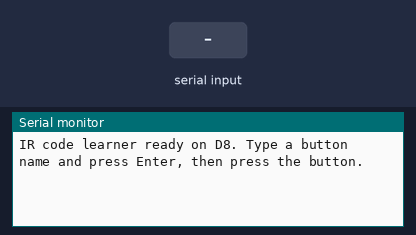
Recording of a sketch running on a simulated Arduino Uno, built with avr-gcc and run on an emulated ATmega328P. Shown: the last lines printed to the serial monitor. Inputs (shaded band) come from the test bench.

Above: at 1.2 s.
1.3 s: "1\n" received over Serial
At 2.5 s:
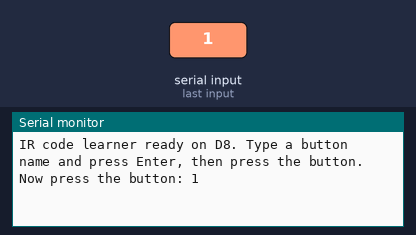
2.8 s: "0\n" received over Serial
At 3.8 s:
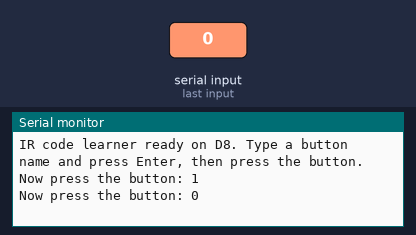

Measured:
- after the input at 1.3 s, the serial monitor: prints a new line at once (image 1)
- after the input at 2.8 s, the serial monitor: prints a new line at once (image 2)

The sketch:

IR_CODE_LEARNER.ino
```cpp
/*
  IR code learner: reads the buttons of an infrared remote control and prints their codes on the serial monitor,
  ready to be copied into a sketch that sends them (for replacing a projector's remote).

  Hardware (Mega 2560, Uno or Nano):
    IR receiver module, TSOP38238 or VS1838B (check the pin order on your part's data sheet; for both it is usually
    OUT, GND, VCC seen from the front):
      OUT -> D8
      GND -> GND
      VCC -> 5 V

  Library: IRremote (Arduino-IRremote), version 4.

  Use:
    1. Open the serial monitor at 115200 baud, with "Newline" as the line ending.
    2. Type the name of a button (for example POWER) and press Enter.
    3. Point the remote at the receiver from about 10 to 30 cm and press that button once.
    4. Check that two presses give the same code, then carry on with the next button.
  Repeat frames (sent while a button is held) are ignored.
*/

#if defined(__AVR_ATmega2560__)
#define RAW_BUFFER_LENGTH 750  // long unknown codes need a bigger buffer; the Mega has the RAM for it
#endif
#include <IRremote.hpp>

#define IR_RECEIVE_PIN 8

char buttonName[24] = "(unnamed)";
uint8_t nameLength = 0;
char typed[24];

void readButtonName() {
  while (Serial.available()) {
    char c = Serial.read();
    if (c == '\n' || c == '\r') {
      if (nameLength > 0) {
        typed[nameLength] = 0;
        strcpy(buttonName, typed);
        nameLength = 0;
        Serial.print(F("Now press the button: "));
        Serial.println(buttonName);
      }
    } else if (nameLength < sizeof(typed) - 1) {
      typed[nameLength++] = c;
    }
  }
}

void setup() {
  Serial.begin(115200);
  IrReceiver.begin(IR_RECEIVE_PIN, ENABLE_LED_FEEDBACK);
  Serial.println(F("IR code learner ready on D8. Type a button name and press Enter, then press the button."));
}

void loop() {
  readButtonName();
  if (!IrReceiver.decode()) return;
  if (!(IrReceiver.decodedIRData.flags & IRDATA_FLAGS_IS_REPEAT)) {
    Serial.println();
    Serial.print(F("===== "));
    Serial.print(buttonName);
    Serial.println(F(" ====="));
    IrReceiver.printIRResultShort(&Serial);
    if (IrReceiver.decodedIRData.protocol == UNKNOWN) {
      // Not a protocol the library knows (or a weak or noisy signal): print the raw timings, which can be sent back as they are.
      Serial.println(F("Unknown protocol, raw timings:"));
      IrReceiver.compensateAndPrintIRResultAsCArray(&Serial, true);
    } else {
      IrReceiver.printIRSendUsage(&Serial);
    }
  }
  IrReceiver.resume();
}
```
